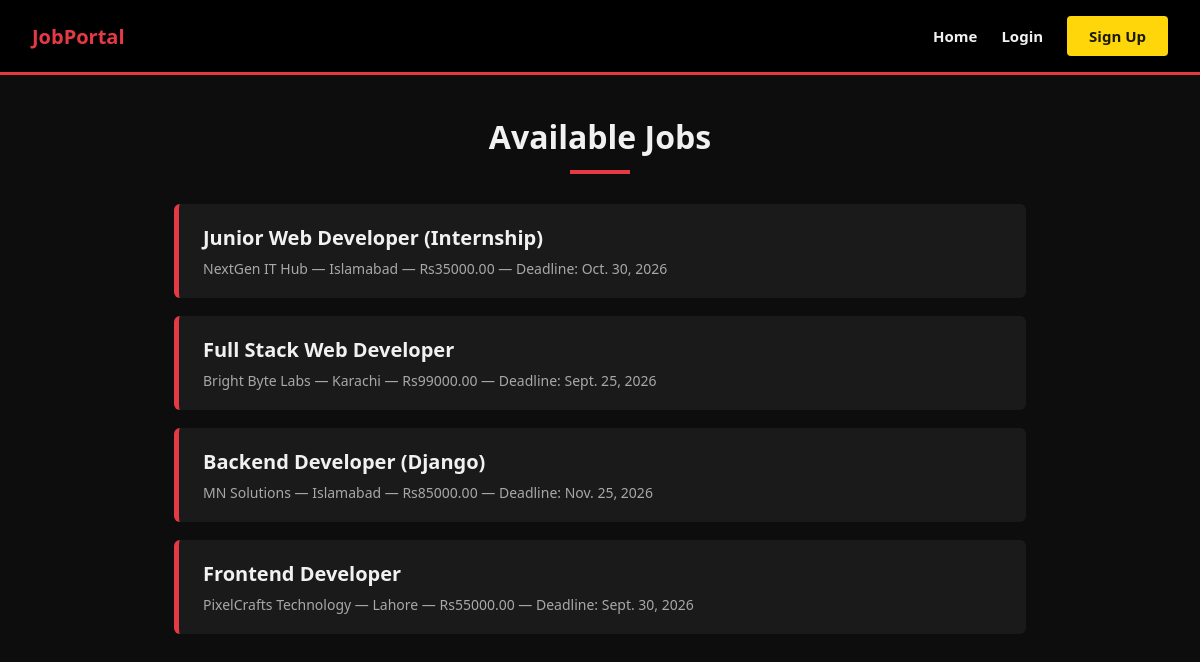
The page / on the database its author committed.
### apps/jobs/models.py (models this page shows, shortened)
class Job(models.Model):
    title = models.CharField(max_length=200)
    description = models.TextField()
    company = models.CharField(max_length=200)
    location = models.CharField(max_length=100)
    salary = models.DecimalField(max_digits=10, decimal_places=2)
    deadline = models.DateField()
    posted_by = models.ForeignKey(settings.AUTH_USER_MODEL, on_delete=models.CASCADE)
    created_at = models.DateTimeField(auto_now_add=True)
    class Meta:
        ordering = ['-created_at']

### apps/jobs/views.py (the view)
# urls.py: path('', views.JobListView.as_view(), name='job_list'),
class JobListView(ListView):
    model = Job
    template_name = 'job_list.html'
    context_object_name = 'all_jobs'

### templates/job_list.html
{% extends 'base.html' %}
{% block content %}
<h1>Available Jobs</h1>
{% for job in all_jobs %}
    <div class="job-card">
        <h3><a href="{% url 'job_detail' job.pk %}">{{ job.title }}</a></h3>
        <p>{{ job.company }} — {{ job.location }} — Rs{{ job.salary }} — Deadline: {{ job.deadline }}</p>
    </div>
{% empty %}
    <p class="empty-state">No jobs posted yet.</p>
{% endfor %}
{% endblock %}

### templates/base.html (shortened to what this page needs)
{% load static %}
<!DOCTYPE html>
<html>
<head>
    <link rel="stylesheet" href="{% static 'css/style.css' %}">
</head>
<body>
<nav>
    <span class="brand">JobPortal</span>
    <a href="{% url 'job_list' %}">Home</a>
    {% if user.is_authenticated %}
        {% if user.role == 'employer' %}
            <a href="{% url 'job_create' %}">Post Job</a>
            <a href="{% url 'my_jobs' %}">My Jobs</a>
        {% else %}
            <a href="{% url 'my_applications' %}">My Applications</a>
        {% endif %}
        <form action="{% url 'logout' %}" method="post" class="logout-form">
            {% csrf_token %}
            <button type="submit">Logout</button>
        </form>
    {% else %}
        <a href="{% url 'login' %}">Login</a>
        <a href="{% url 'signup' %}" class="btn btn-gold">Sign Up</a>
    {% endif %}
</nav>
<div class="container">
{% block content %}{% endblock %}
</div>
</body>
</html>

### static/css/style.css (style rules this page uses)
:root { --bg-dark: #0d0d0d; --bg-panel: #1a1a1a; --red: #e63946; --red-dark: #b02330; --gold: #ffd60a; --text-light: #f1f1f1; --text-muted: #a8a8a8; --border: #333; }
* { box-sizing: border-box; }
body { background-color: var(--bg-dark); color: var(--text-light); font-family: 'Segoe UI', Arial, sans-serif; margin: 0; }
nav { background-color: #000; border-bottom: 3px solid var(--red); padding: 16px 32px; display: flex; align-items: center; gap: 24px; }
nav a { color: var(--text-light); text-decoration: none; font-weight: 600; font-size: 15px; transition: color 0.2s; }
.brand { color: var(--red); font-weight: 800; font-size: 20px; margin-right: auto; }
button, .btn { background-color: var(--red); color: #fff; border: none; padding: 10px 22px; font-size: 15px; font-weight: 700; border-radius: 4px; cursor: pointer; transition: background-color 0.2s, transform 0.15s; text-decoration: none; display: inline-block; }
.btn-gold { background-color: var(--gold); color: #1a1a00; }
h1 { text-align: center; font-weight: 800; font-size: 32px; margin: 40px 0 30px; }
h1::after { content: ''; display: block; width: 60px; height: 4px; background-color: var(--red); margin: 12px auto 0; }
.container { max-width: 900px; margin: 0 auto; padding: 0 24px 60px; }
.job-card { background-color: var(--bg-panel); border-left: 5px solid var(--red); border-radius: 6px; padding: 20px 24px; margin-bottom: 18px; transition: border-color 0.2s, transform 0.15s; }
.job-card h3 { margin: 0 0 8px; }
.job-card h3 a { color: var(--text-light); text-decoration: none; font-size: 20px; font-weight: 700; }
.job-card p { color: var(--text-muted); margin: 0; font-size: 14px; }

### rows shown on the page
Job: title "Junior Web Developer (Internship)", company "NextGen IT Hub", location "Islamabad", salary "35000.00", deadline "Oct. 30, 2026"
Job: title "Full Stack Web Developer", company "Bright Byte Labs", location "Karachi", salary "99000.00", deadline "Sept. 25, 2026"
Job: title "Backend Developer (Django)", company "MN Solutions", location "Islamabad", salary "85000.00", deadline "Nov. 25, 2026"
Job: title "Frontend Developer", company "PixelCrafts Technology", location "Lahore", salary "55000.00", deadline "Sept. 30, 2026"
